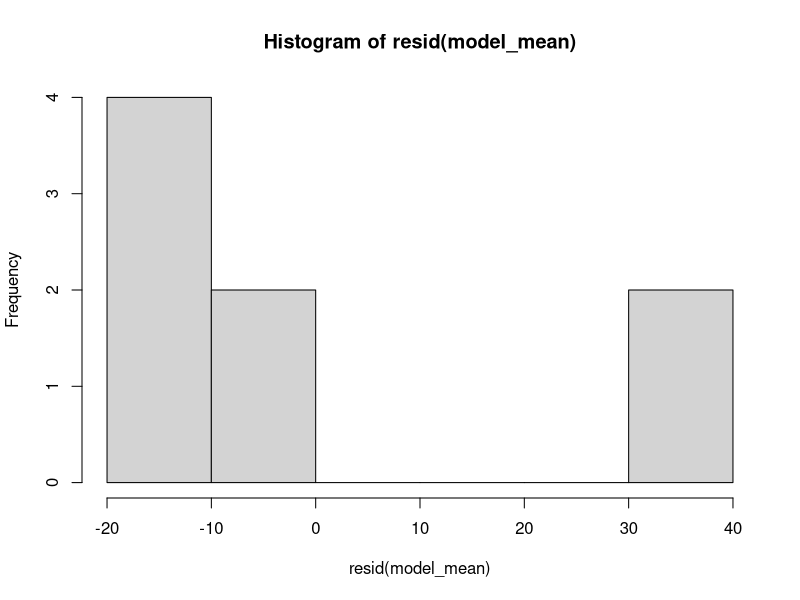
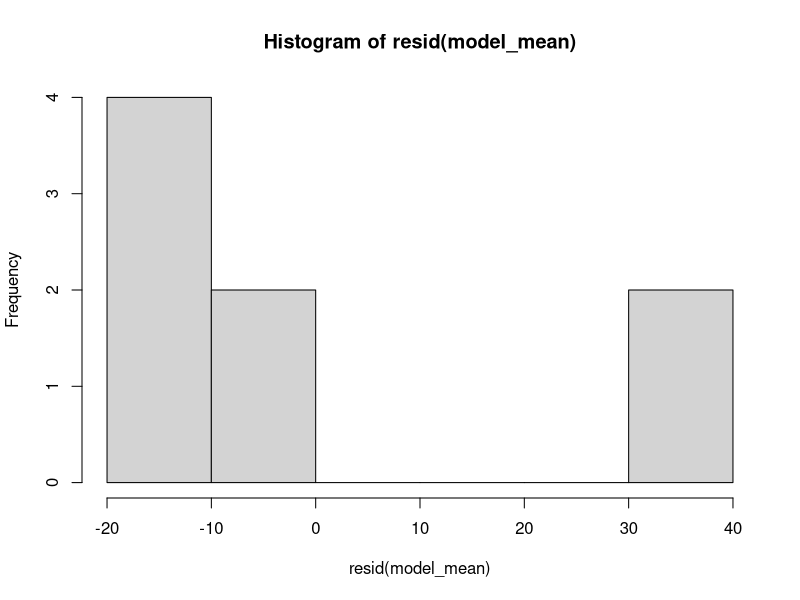
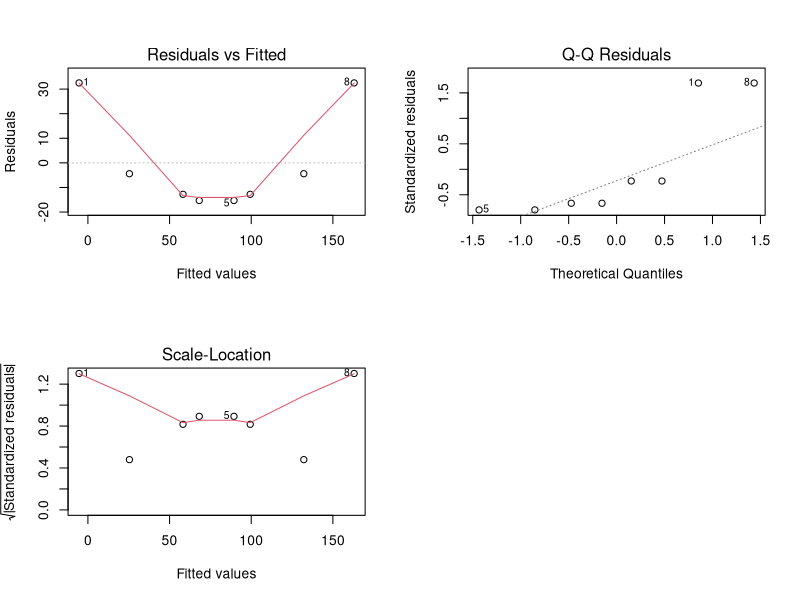

Source code (R) for these figures, in order:
library(readr) 
library(car)

# Read data from csv
data <- read_csv("TableCatapult_v1.csv")

# First order regression model fit
model_mean <- lm(mean_y ~ X1 + X2 + X3 + X4, data = data)

# Print the model summary
summary(model_mean)

# diagnostic plots of the linear regression fit
plot(hist(resid(model_mean)))

par(mfrow = c(2, 2))
plot(model_mean)

# Read data from csv
data <- read_csv("TableCatapult_v2.csv")

# Fit data to linear model
model_sample_var <- lm(mean_y ~ X1 + X2 + X3 + X4, data = data, weights = data$weights)

# Print the model summary
summary(model_sample_var)


# Read data from csv
data <- read_csv("TableCatapult_v2.csv")

# Fit data to linear model
model_est_var <- lm(log(var_y) ~ X1 + X2 + X3 + X4, data = data)

# Print the model summary
summary(model_est_var)

data <- read_csv("TableCatapult_v3.csv")

# Fit data to linear model
model_weights <- lm(mean_y ~ X1 + X2 + X3 + X4, data = data, weights = data$weights)

# Print the model summary
summary(model_weights)


